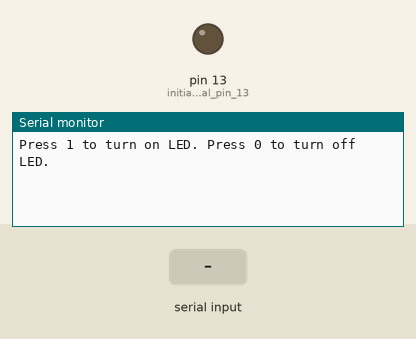
Bench run of a sketch on a simulated Arduino Uno, built with avr-gcc and run on an emulated ATmega328P. On the bench: output pins drawn as LEDs (lit = HIGH), the last lines printed to the serial monitor. The inputs (shaded band) are chosen by the test bench.

Above: at 1.2 s.
1.3 s: byte 30 received over Serial
At 1.37 s:
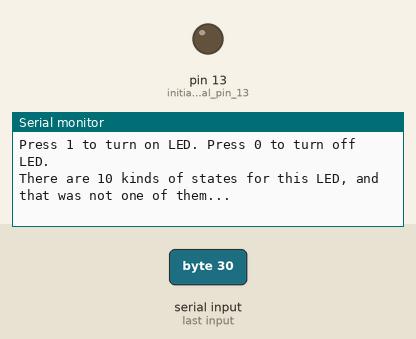
At 2.1 s:
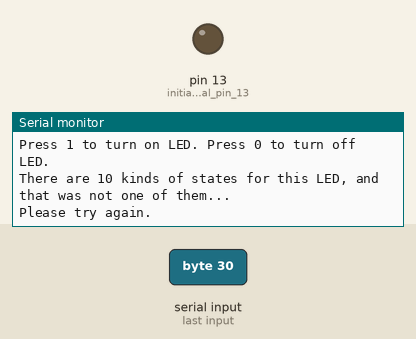

Measured:
- after the input at 1.3 s, the serial monitor: prints a new line at once (image 1)

The sketch:

User-controlled-LED.ino
```cpp
/*
  User controlled LED

  When the program is started, the LED should be off. The user should
  open the serial monitor to communicate with the Arduino. If the user
  sends the character '1' through the serial monitor then the LED
  should turn on. If the user sends the character '0' through the
  serial monitor then the LED should turn off.
*/

int input = 0;

// the setup function runs once when you press reset or power the board
void setup() {
  Serial.begin(9600);   // initialize the serial communication:
  pinMode(13, OUTPUT);  // initialize digital pin 13 as an output.
  digitalWrite(13, LOW);
  while (!Serial) {
    ; // wait for serial port to connect.
  }

  // prints title ending with a line break
  Serial.println("Press 1 to turn on LED. Press 0 to turn off LED.");

}

// the loop function runs over and over again forever
void loop() {

  if (Serial.available()) {
    int(input) = Serial.read();
    if (input == 48) {      // This is the value for an ASCII zero.
      digitalWrite(13, LOW);
    }
    if (input == 49) {      // This is the value for an ASCII one.
      digitalWrite(13, HIGH);
    }
    if (input != 48 && input != 49) { // The user did not enter a 1 or a 0.
      Serial.println();
      Serial.println("There are 10 kinds of states for this LED, and that was not one of them...");
      Serial.println("Please try again.");
      Serial.println();
    }
  }
}
```

fibonacci.c
```cpp
// Jason Mann
//
//                   Fibonacci sequence
// Fibonacci sequence is characterized by the fact that every
// number after the first two is the sum of the two preceding
// ones.

#include <stdio.h>

int main()
{
	int fib_one = 0;    	// first number in the sequence.
	int fib_two = 1;    	// second number in the sequence.
	int new_fib_two = 0;    // placeholder for next number in the sequence.

    printf("The first six digits in the Fibonacci sequence are: ");
	printf("%d, ", fib_one);  // print first number in the sequence.
	printf("%d, ", fib_two);  // print second number in the sequence.

	for (int i = 0; i < 4; i++) {   	    // Compute the next four numbers
		new_fib_two = fib_one + fib_two;    // sum of the two preceding numbers.
		printf("%d, ", new_fib_two);        // print the next number in the sequence.
		fib_one = fib_two;                  // Shift the numbers out.
		fib_two = new_fib_two;              // Shift the numbers out.
		}

	return 0;   // End proggram.
}
```
